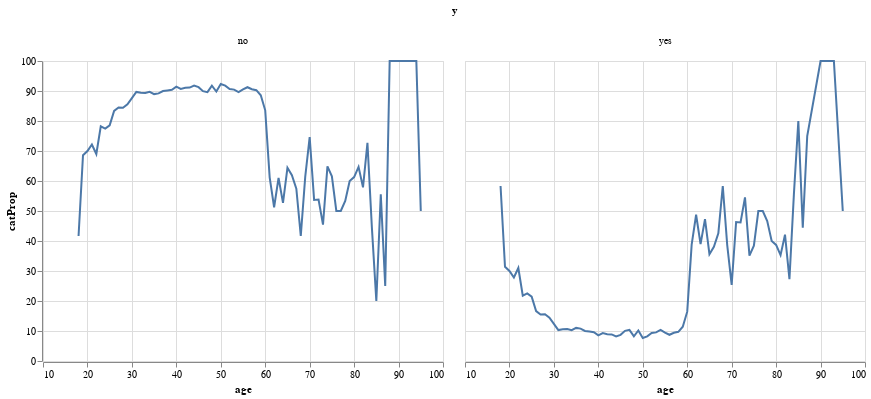

Here is the notebook cell this chart was saved with:
### Markdown cell above
Ahora graficaremos las proporciones de cada categoria (si y no) en graficas separadas con un metodo de altair `facet()`

### Code cell
# Visualising the relationship using altair
alt.Chart(ageComb).mark_line().encode(x='age', y='catProp').facet(column='y')

### Figure 1 — Vega-Lite specification as saved in the notebook (floating-point values rounded to 4 significant figures; data arrays with more than 128 entries replaced by an {"elided": "..."} marker saying what was removed)
{"config": {"view": {"continuousWidth": 400, "continuousHeight": 300}}, "data": {"name": "data-b28c5e3ea9bb3d5b28c12489bdb7d181"}, "facet": {"column": {"type": "nominal", "field": "y"}}, "spec": {"mark": "line", "encoding": {"x": {"type": "quantitative", "field": "age"}, "y": {"type": "quantitative", "field": "catProp"}}}, "$schema": "https://vega.github.io/schema/vega-lite/v4.8.1.json", "datasets": {"data-b28c5e3ea9bb3d5b28c12489bdb7d181": {"elided": "148 records"}}}
